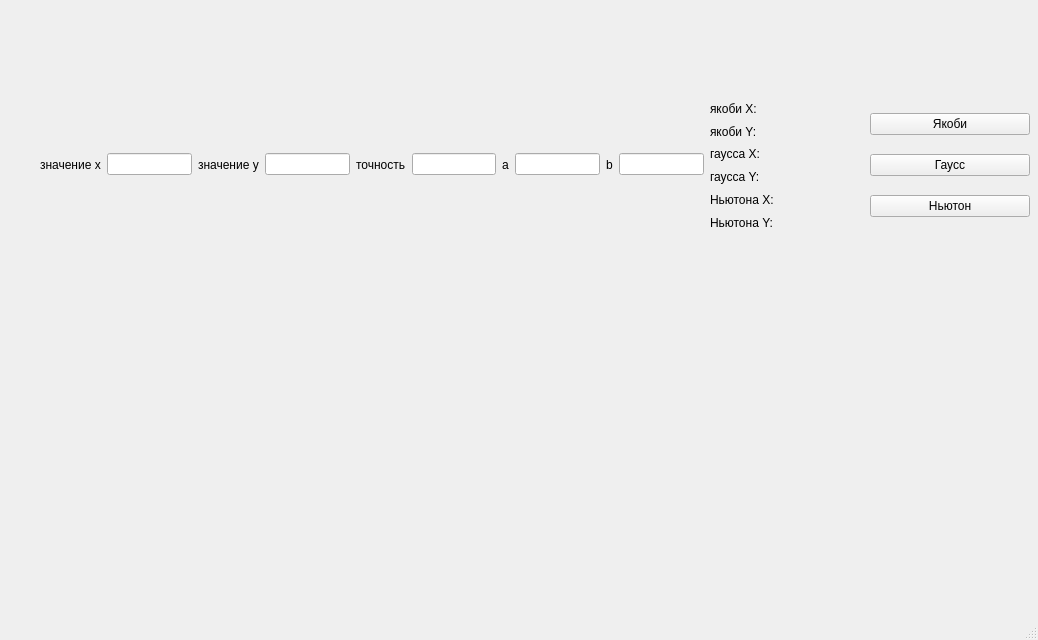
<?xml version="1.0" encoding="UTF-8"?>
<ui version="4.0">
 <class>MainWindow</class>
 <widget class="QMainWindow" name="MainWindow">
  <property name="geometry">
   <rect>
    <x>0</x>
    <y>0</y>
    <width>1038</width>
    <height>640</height>
   </rect>
  </property>
  <property name="windowTitle">
   <string>MainWindow</string>
  </property>
  <widget class="QWidget" name="centralwidget">
   <widget class="QWidget" name="horizontalLayoutWidget">
    <property name="geometry">
     <rect>
      <x>40</x>
      <y>99</y>
      <width>664</width>
      <height>131</height>
     </rect>
    </property>
    <layout class="QHBoxLayout" name="horizontalLayout">
     <item>
      <widget class="QLabel" name="label_4">
       <property name="text">
        <string>значение x</string>
       </property>
      </widget>
     </item>
     <item>
      <widget class="QLineEdit" name="lineEdit_3"/>
     </item>
     <item>
      <widget class="QLabel" name="label_5">
       <property name="text">
        <string>значение y</string>
       </property>
      </widget>
     </item>
     <item>
      <widget class="QLineEdit" name="lineEdit_2"/>
     </item>
     <item>
      <widget class="QLabel" name="label">
       <property name="text">
        <string>точность</string>
       </property>
      </widget>
     </item>
     <item>
      <widget class="QLineEdit" name="lineEdit"/>
     </item>
     <item>
      <widget class="QLabel" name="label_3">
       <property name="text">
        <string>a</string>
       </property>
      </widget>
     </item>
     <item>
      <widget class="QLineEdit" name="lineEdit_4"/>
     </item>
     <item>
      <widget class="QLabel" name="label_2">
       <property name="text">
        <string>b</string>
       </property>
      </widget>
     </item>
     <item>
      <widget class="QLineEdit" name="lineEdit_5"/>
     </item>
    </layout>
   </widget>
   <widget class="QWidget" name="verticalLayoutWidget">
    <property name="geometry">
     <rect>
      <x>710</x>
      <y>100</y>
      <width>161</width>
      <height>131</height>
     </rect>
    </property>
    <layout class="QVBoxLayout" name="verticalLayout">
     <item>
      <widget class="QLabel" name="label_6">
       <property name="text">
        <string>якоби X:</string>
       </property>
      </widget>
     </item>
     <item>
      <widget class="QLabel" name="label_7">
       <property name="text">
        <string>якоби Y:</string>
       </property>
      </widget>
     </item>
     <item>
      <widget class="QLabel" name="label_8">
       <property name="text">
        <string>гаусса X:</string>
       </property>
      </widget>
     </item>
     <item>
      <widget class="QLabel" name="label_9">
       <property name="text">
        <string>гаусса Y:</string>
       </property>
      </widget>
     </item>
     <item>
      <widget class="QLabel" name="label_10">
       <property name="text">
        <string>Ньютона X:</string>
       </property>
      </widget>
     </item>
     <item>
      <widget class="QLabel" name="label_11">
       <property name="text">
        <string>Ньютона Y:</string>
       </property>
      </widget>
     </item>
    </layout>
   </widget>
   <widget class="QWidget" name="verticalLayoutWidget_2">
    <property name="geometry">
     <rect>
      <x>870</x>
      <y>100</y>
      <width>160</width>
      <height>131</height>
     </rect>
    </property>
    <layout class="QVBoxLayout" name="verticalLayout_2">
     <item>
      <widget class="QPushButton" name="pushButton">
       <property name="text">
        <string>Якоби</string>
       </property>
      </widget>
     </item>
     <item>
      <widget class="QPushButton" name="pushButton_3">
       <property name="text">
        <string>Гаусс</string>
       </property>
      </widget>
     </item>
     <item>
      <widget class="QPushButton" name="pushButton_2">
       <property name="text">
        <string>Ньютон</string>
       </property>
      </widget>
     </item>
    </layout>
   </widget>
  </widget>
  <widget class="QMenuBar" name="menubar">
   <property name="geometry">
    <rect>
     <x>0</x>
     <y>0</y>
     <width>1038</width>
     <height>26</height>
    </rect>
   </property>
  </widget>
  <widget class="QStatusBar" name="statusbar"/>
 </widget>
 <resources/>
 <connections/>
</ui>
